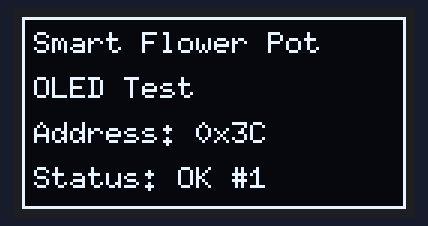
Bench run of a sketch on a simulated ESP32. Parts: 128×64 one-colour display. What the sketch prints to the serial monitor is not drawn.

Above: at 1.1 s.
At 4.2 s:
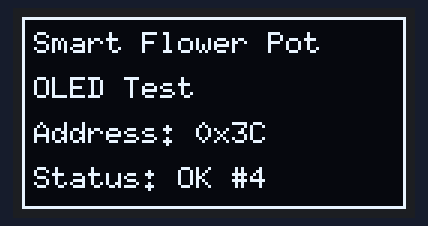
At 9.3 s:
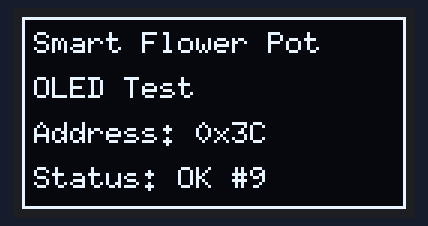
At 19.6 s:
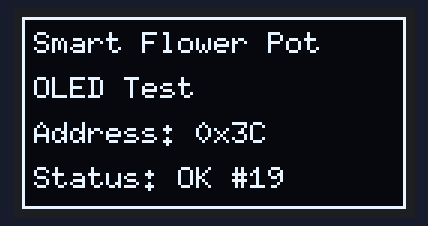
At 28.8 s:
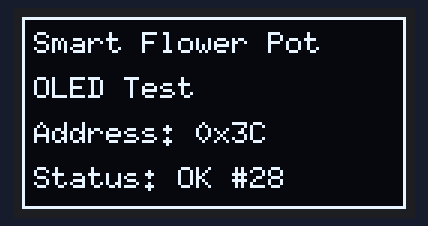
At 38.0 s:
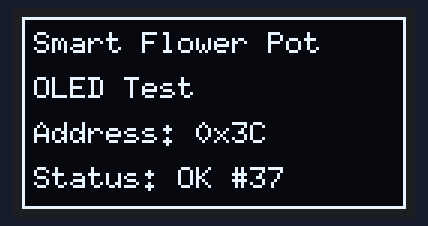

The sketch:

oled_display_test.ino
```cpp
#include <Wire.h>
#include <U8g2lib.h>

constexpr uint8_t I2C_SDA_PIN = 8;
constexpr uint8_t I2C_SCL_PIN = 9;
constexpr uint8_t OLED_ADDRESS = 0x3C;
constexpr uint32_t I2C_CLOCK_HZ = 100000;
constexpr unsigned long SERIAL_BAUD_RATE = 115200;
constexpr unsigned long REFRESH_INTERVAL_MS = 1000;

U8G2_SH1106_128X64_NONAME_F_HW_I2C oled(
  U8G2_R0,
  U8X8_PIN_NONE
);

/**
 * 绘制 OLED 固定测试信息和当前刷新计数。
 *
 * @param refreshCount 当前画面刷新次数。
 */
void renderTestScreen(unsigned long refreshCount) {
  oled.clearBuffer();
  oled.drawFrame(0, 0, 128, 64);
  oled.setFont(u8g2_font_6x10_tf);
  oled.setCursor(4, 12);
  oled.print("Smart Flower Pot");
  oled.setCursor(4, 27);
  oled.print("OLED Test");
  oled.setCursor(4, 42);
  oled.print("Address: 0x3C");
  oled.setCursor(4, 57);
  oled.print("Status: OK #");
  oled.print(refreshCount);
  oled.sendBuffer();
}

/**
 * 初始化 USB 串口、I²C 总线和 SH1106 OLED。
 */
void setup() {
  Serial.begin(SERIAL_BAUD_RATE);
  delay(1000);
  Wire.begin(I2C_SDA_PIN, I2C_SCL_PIN);
  Wire.setClock(I2C_CLOCK_HZ);
  oled.setI2CAddress(OLED_ADDRESS << 1);
  oled.begin();
  Serial.println("SH1106 OLED display test started.");
}

/**
 * 每秒刷新一次 OLED 测试画面和串口计数。
 */
void loop() {
  static unsigned long refreshCount = 1;

  renderTestScreen(refreshCount);
  Serial.printf("OLED refresh: %lu\n", refreshCount);
  refreshCount++;
  delay(REFRESH_INTERVAL_MS);
}
```

Measured:
- what the display in image 0 shows lasts 1.0 s, from 1.1 s to 2.1 s
